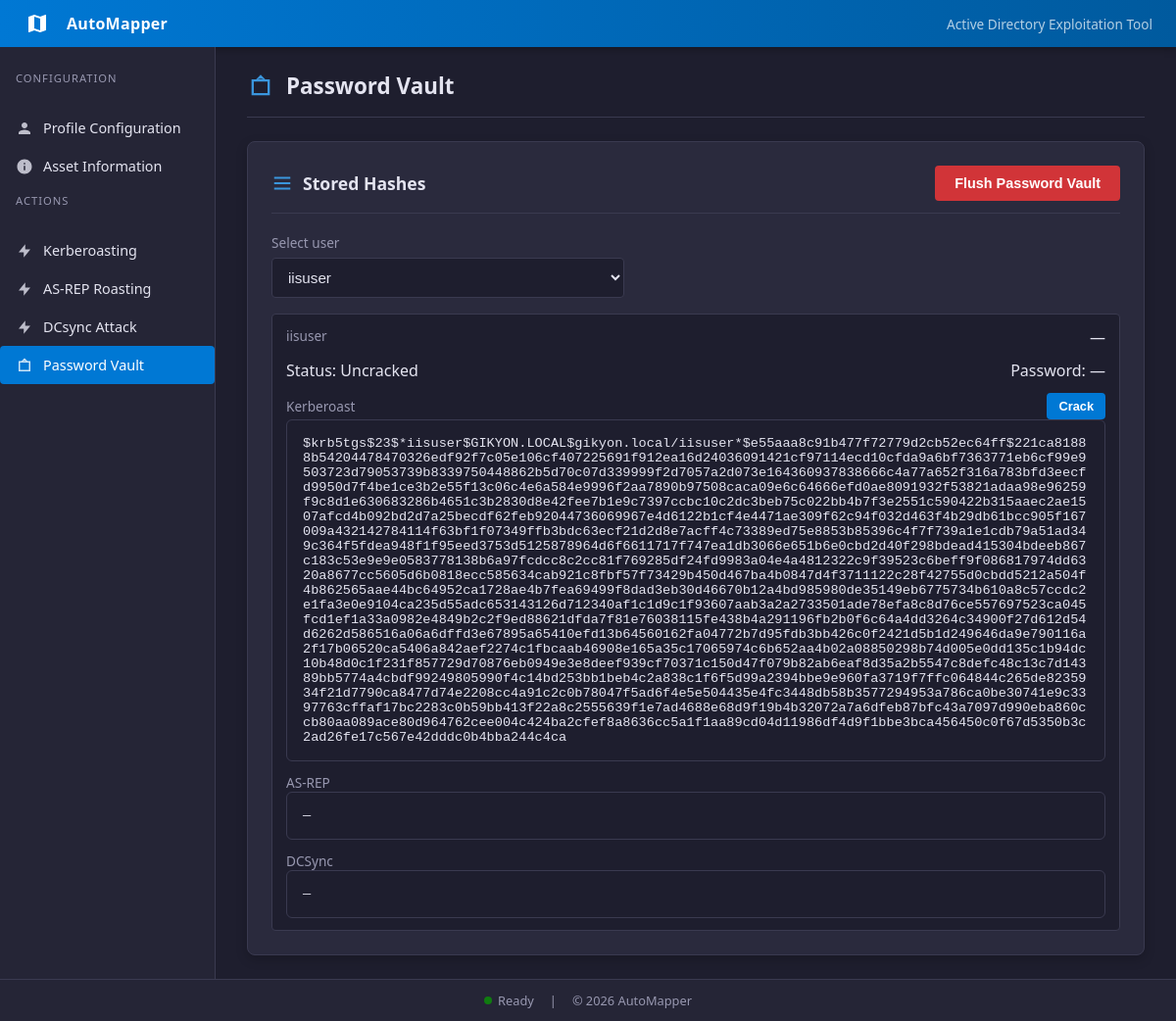
Page /vault on the earlier database version.
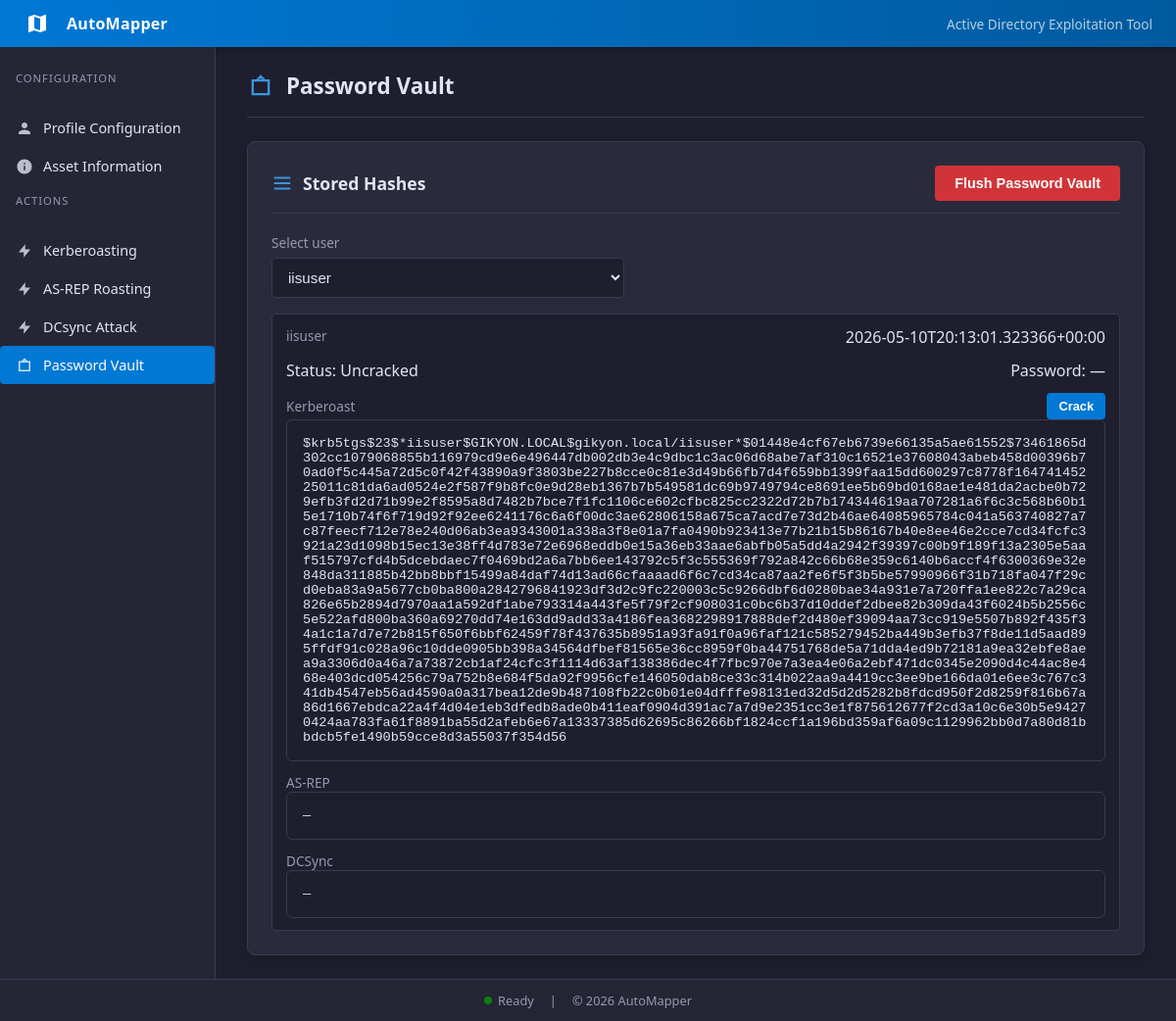
Same page on the later database version.
### tables this page shows
CREATE TABLE users (
    username text,
    description text,
    groups text,
    ntlmHash text,
    kerberosHash text,
    asrepHash text,
    password text,
    lastSet timestamp
);

### app/routes/main.py (the view, shortened to what this page needs)
@main_bp.route("/vault", methods=["GET", "POST"])
def vault():
    users = fetch_vault_users()
    selected_username = request.args.get("username")
    if not selected_username and users:
        selected_username = users[0]["username"]
    status_message = None
    error = None
    cracked_lines = []
    selected_user = next(
        (user for user in users if user["username"] == selected_username),
        None,
    )
    return render_template(
        "vault.html",
        users=users,
        selected_user=selected_user,
        selected_username=selected_username,
        status_message=status_message,
        error=error,
        cracked_lines=cracked_lines,
    )

### app/db/database.py (called while the page is built)
def get_db():
    conn = sqlite3.connect(DB_PATH)
    conn.row_factory = sqlite3.Row
    return conn

### app/templates/vault.html (shortened to what this page needs)
{% extends 'base.html' %}
{% block content %}
<div class="page-header">
  <svg viewBox="0 0 24 24"><path d="M12 2l4 4h4v14H4V6h4l4-4zm0 3.41L9.41 6h5.18L12 5.41zM6 8v10h12V8H6z"/></svg>
  <h1 class="page-title">Password Vault</h1>
</div>
<section class="card wide">
  <div class="card-header">
    <svg viewBox="0 0 24 24"><path d="M3 5h18v2H3V5zm0 6h18v2H3v-2zm0 6h18v2H3v-2z"/></svg>
    <h1>Stored Hashes</h1>
    <form method="POST" style="margin-left: auto;">
      <button class="btn danger" name="action" value="flush" type="submit">
        Flush Password Vault
      </button>
    </form>
  </div>
  {% if users %}
  <form method="GET" class="form" style="margin-bottom: 16px;">
    <div class="field" style="max-width: 360px;">
      <label for="vault-user-select">Select user</label>
      <select id="vault-user-select" name="username" class="input" onchange="this.form.submit()">
        {% for user in users %}
        <option value="{{ user.username }}" {% if selected_username == user.username %}selected{% endif %}>
          {{ user.username }}
        </option>
        {% endfor %}
      </select>
    </div>
  </form>
  {% if selected_user %}
  <div class="output">
    <div class="output-row" style="align-items: flex-start; flex-direction: column; gap: 0.75rem;">
      <div style="display: flex; justify-content: space-between; width: 100%; gap: 1rem; flex-wrap: wrap;">
        <span class="label">{{ selected_user.username }}</span>
        <span class="value">{{ selected_user.timestamp or '—' }}</span>
      </div>
      <div style="display: flex; justify-content: space-between; width: 100%; gap: 1rem; flex-wrap: wrap;">
        <span class="value">Status: {{ selected_user.status }}</span>
        <span class="value">Password: {{ selected_user.password or '—' }}</span>
      </div>
      <div style="display: grid; gap: 0.75rem; width: 100%;">
        <div>
          <div style="display: flex; align-items: center; justify-content: space-between; gap: 0.75rem;">
            <span class="label">Kerberoast</span>
            {% if selected_user.kerberos_hash %}
            <form method="POST" style="margin: 0;">
              <button class="btn small" name="action" value="crack">Crack</button>
            </form>
            {% endif %}
          </div>
          <pre class="result-box" style="width: 100%; margin: 0; white-space: pre-wrap; word-break: break-all;">{{ selected_user.kerberos_hash or '—' }}</pre>
        </div>
        <div>
          <div style="display: flex; align-items: center; justify-content: space-between; gap: 0.75rem;">
            <span class="label">AS-REP</span>
          </div>
          <pre class="result-box" style="width: 100%; margin: 0; white-space: pre-wrap; word-break: break-all;">{{ selected_user.asrep_hash or '—' }}</pre>
        </div>
        <div>
          <div style="display: flex; align-items: center; justify-content: space-between; gap: 0.75rem;">
            <span class="label">DCSync</span>
          </div>
          <pre class="result-box" style="width: 100%; margin: 0; white-space: pre-wrap; word-break: break-all;">{{ selected_user.ntlm_hash or '—' }}</pre>
        </div>
      </div>
    </div>
  </div>
  {% endif %}
  {% else %}
  <div class="notice">No hashes stored yet. Run kerberoasting, AS-REP roasting, or DCSync to populate the vault.</div>
  {% endif %}
</section>
{% endblock %}

### app/templates/base.html (shortened to what this page needs)
<!DOCTYPE html>
<html lang="en">
  <head>
    <link
      rel="stylesheet"
      href="{{ url_for('static', filename='css/style.css') }}"
    />
  </head>
  <body>
    <div class="app-shell">
      <header class="app-header">
        <div class="header-icon">
          <svg viewBox="0 0 24 24"><path d="M20.5 3l-.16.03L15 5.1 9 3 3.36 4.9c-.21.07-.36.25-.36.48V20.5c0 .28.22.5.5.5l.16-.03L9 18.9l6 2.1 5.64-1.9c.21-.07.36-.25.36-.48V3.5c0-.28-.22-.5-.5-.5zM15 19l-6-2.11V5l6 2.11V19z"/></svg>
        </div>
        <div class="brand">AutoMapper</div>
        <div class="tagline">Active Directory Exploitation Tool</div>
      </header>
      <div class="app-body">
        <aside class="sidebar">
          <div class="nav-section">
            <div class="nav-section-title">Configuration</div>
          </div>
          <a
            href="{{ url_for('main.index') }}"
            class="nav-item {% if request.endpoint == 'main.index' %}active{% endif %}"
          >
            <svg viewBox="0 0 24 24"><path d="M12 12c2.21 0 4-1.79 4-4s-1.79-4-4-4-4 1.79-4 4 1.79 4 4 4zm0 2c-2.67 0-8 1.34-8 4v2h16v-2c0-2.66-5.33-4-8-4z"/></svg>
            Profile Configuration
          </a>
          <a
            href="{{ url_for('main.user_info') }}"
            class="nav-item {% if request.endpoint == 'main.user_info' %}active{% endif %}"
          >
            <svg viewBox="0 0 24 24"><path d="M12 2C6.48 2 2 6.48 2 12s4.48 10 10 10 10-4.48 10-10S17.52 2 12 2zm1 15h-2v-6h2v6zm0-8h-2V7h2v2z"/></svg>
            Asset Information
          </a>
          <div class="nav-section">
            <div class="nav-section-title">Actions</div>
          </div>
          <a
            href="{{ url_for('main.kerberoast') }}"
            class="nav-item {% if request.endpoint == 'main.exploitation' %}active{% endif %}"
          >
            <svg viewBox="0 0 24 24"><path d="M13 10V3L4 14h7v7l9-11h-7z"/></svg>
            Kerberoasting
          </a>
          <a
            href="{{ url_for('main.asreproast') }}"
            class="nav-item {% if request.endpoint == 'main.asreproast' %}active{% endif %}"
          >
            <svg viewBox="0 0 24 24"><path d="M13 10V3L4 14h7v7l9-11h-7z"/></svg>
            AS-REP Roasting
          </a>
          <a
            href="{{ url_for('main.dcsync') }}"
            class="nav-item {% if request.endpoint == 'main.dcsync' %}active{% endif %}"
          >
            <svg viewBox="0 0 24 24"><path d="M13 10V3L4 14h7v7l9-11h-7z"/></svg>
            DCsync Attack
          </a>
          <a
            href="{{ url_for('main.vault') }}"
            class="nav-item {% if request.endpoint == 'main.vault' %}active{% endif %}"
          >
            <svg viewBox="0 0 24 24"><path d="M12 2l4 4h4v14H4V6h4l4-4zm0 3.41L9.41 6h5.18L12 5.41zM6 8v10h12V8H6z"/></svg>
            Password Vault
          </a>
        </aside>
        <main class="app-main">
          {% block content %}{% endblock %}
        </main>
      </div>
      <footer class="app-footer">
        <div class="status-bar">
          <div class="status-item">
            <span class="status-dot"></span>
            <span>Ready</span>
          </div>
          <span>|</span>
          <span>© 2026 AutoMapper</span>
        </div>
      </footer>
    </div>
  </body>
</html>

### app/static/css/style.css (style rules this page uses)
:root { --bg: #1e1e2e; --sidebar: #252536; --card: #2a2a3d; --text: #e4e4f0; --muted: #9898b0; --accent: #0078d4; --accent-dark: #005a9e; --accent-light: #3a96dd; --success: #107c10; --warning: #ff8c00; --border: #3a3a50; --header-bg: linear-gradient(90deg, #0078d4, #005a9e); }
* { box-sizing: border-box; margin: 0; padding: 0; }
body { font-family: "Segoe UI", system-ui, -apple-system, sans-serif; background: var(--bg); color: var(--text); min-height: 100vh; display: flex; flex-direction: column; }
.app-shell { display: flex; flex-direction: column; min-height: 100vh; }
.app-header { background: var(--header-bg); padding: 0 24px; height: 48px; display: flex; align-items: center; gap: 16px; box-shadow: 0 2px 8px rgba(0, 0, 0, 0.3); }
.header-icon { width: 28px; height: 28px; display: flex; align-items: center; justify-content: center; }
.header-icon svg { width: 24px; height: 24px; fill: white; }
.brand { font-size: 1rem; font-weight: 600; color: white; letter-spacing: 0.3px; }
.tagline { color: rgba(255, 255, 255, 0.7); font-size: 0.85rem; margin-left: auto; }
.app-body { display: flex; flex: 1; }
.sidebar { width: 220px; background: var(--sidebar); border-right: 1px solid var(--border); padding: 16px 0; display: flex; flex-direction: column; }
.nav-section { padding: 8px 16px; margin-bottom: 8px; }
.nav-section-title { font-size: 0.7rem; text-transform: uppercase; letter-spacing: 1px; color: var(--muted); margin-bottom: 8px; }
.nav-item { display: flex; align-items: center; gap: 10px; padding: 10px 16px; color: var(--text); text-decoration: none; border-radius: 4px; font-size: 0.9rem; transition: background 0.15s ease; }
.nav-item.active { background: var(--accent); color: white; }
.nav-item svg { width: 18px; height: 18px; fill: currentColor; opacity: 0.8; }
.app-main { flex: 1; padding: 24px 32px; overflow-y: auto; }
.page-header { display: flex; align-items: center; gap: 12px; margin-bottom: 24px; padding-bottom: 16px; border-bottom: 1px solid var(--border); }
.page-header svg { width: 28px; height: 28px; fill: var(--accent-light); }
.page-title { font-size: 1.4rem; font-weight: 600; }
.card { background: var(--card); border: 1px solid var(--border); border-radius: 8px; padding: 24px; max-width: 600px; box-shadow: 0 4px 12px rgba(0, 0, 0, 0.2); }
.card.wide { max-width: none; width: 100%; }
.card-header { display: flex; align-items: center; gap: 10px; margin-bottom: 20px; padding-bottom: 12px; border-bottom: 1px solid var(--border); }
.card-header svg { width: 22px; height: 22px; fill: var(--accent-light); }
.card h1 { font-size: 1.1rem; font-weight: 600; }
.form .field { display: flex; flex-direction: column; gap: 6px; margin-bottom: 14px; }
.form .field label { font-size: 0.85rem; color: var(--muted); }
.input { background: var(--bg); border: 1px solid var(--border); border-radius: 4px; padding: 10px 12px; color: var(--text); font-size: 0.95rem; transition: border 0.15s ease, box-shadow 0.15s ease; }
.input::placeholder { color: var(--muted); opacity: 0.6; }
.btn { background: var(--accent); color: white; border: none; border-radius: 4px; padding: 10px 20px; cursor: pointer; font-weight: 600; font-size: 0.9rem; text-decoration: none; display: inline-flex; align-items: center; gap: 8px; transition: background 0.15s ease; }
.btn.danger { background: #d13438; }
.btn.small { padding: 6px 12px; font-size: 0.8rem; }
.output { display: flex; flex-direction: column; gap: 10px; margin-top: 16px; }
.output-row { display: flex; justify-content: space-between; align-items: center; background: var(--bg); border: 1px solid var(--border); border-radius: 4px; padding: 12px 14px; }
.output-row .label { color: var(--muted); font-size: 0.85rem; }
.output-row .value { color: var(--text); font-weight: 500; }
.result-box { background: var(--bg); border: 1px solid var(--border); border-radius: 6px; padding: 16px; font-size: 0.85rem; color: var(--text); white-space: pre-wrap; word-break: break-all; }
.app-footer { background: var(--sidebar); border-top: 1px solid var(--border); padding: 12px 24px; text-align: center; color: var(--muted); font-size: 0.8rem; }
.status-bar { display: flex; align-items: center; gap: 16px; justify-content: center; }
.status-item { display: flex; align-items: center; gap: 6px; }
.status-dot { width: 8px; height: 8px; border-radius: 50%; background: var(--success); }

Differences in the rows shown:
changed users "iisuser": lastSet (not shown) → "2026-05-10T20:13:01.323366+00:00"; kerberosHash "$krb5tgs$23$*iisuser$GIKYON.LOCAL$gikyon.local/iisuser*$e55aaa8c91b477f72779d2cb52ec64ff$221ca81888b54204478470326edf92f7c05e106cf407225691f912ea16d24036091421cf97114ecd10cfda9a6bf7363771eb6cf99e9503723d79053739b8339750448862b5d70c07d339999f2d7057a2d073e164360937838666c4a77a652f316a783bfd3eecfd9950d7f4be1ce3b2e55f13c06c4e6a584e9996f2aa7890b97508caca09e6c64666efd0ae8091932f53821adaa98e96259f9c8d1e630683286b4651c3b2830d8e42fee7b1e9c7397ccbc10c2dc3beb75c022bb4b7f3e2551c590422b315aaec2ae1507afcd4b092bd2d7a25becdf62feb92044736069967e4d6122b1cf4e4471ae309f62c94f032d463f4b29db61bcc905f167009a432142784114f63bf1f07349ffb3bdc63ecf21d2d8e7acff4c73389ed75e8853b85396c4f7f739a1e1cdb79a51ad349c364f5fdea948…" → "$krb5tgs$23$*iisuser$GIKYON.LOCAL$gikyon.local/iisuser*$01448e4cf67eb6739e66135a5ae61552$73461865d302cc1079068855b116979cd9e6e496447db002db3e4c9dbc1c3ac06d68abe7af310c16521e37608043abeb458d00396b70ad0f5c445a72d5c0f42f43890a9f3803be227b8cce0c81e3d49b66fb7d4f659bb1399faa15dd600297c8778f16474145225011c81da6ad0524e2f587f9b8fc0e9d28eb1367b7b549581dc69b9749794ce8691ee5b69bd0168ae1e481da2acbe0b729efb3fd2d71b99e2f8595a8d7482b7bce7f1fc1106ce602cfbc825cc2322d72b7b174344619aa707281a6f6c3c568b60b15e1710b74f6f719d92f92ee6241176c6a6f00dc3ae62806158a675ca7acd7e73d2b46ae64085965784c041a563740827a7c87feecf712e78e240d06ab3ea9343001a338a3f8e01a7fa0490b923413e77b21b15b86167b40e8ee46e2cce7cd34fcfc3921a23d1098b15…"
Other differences:
{{ selected_user.timestamp or '—' }}: "—" → (not shown)
